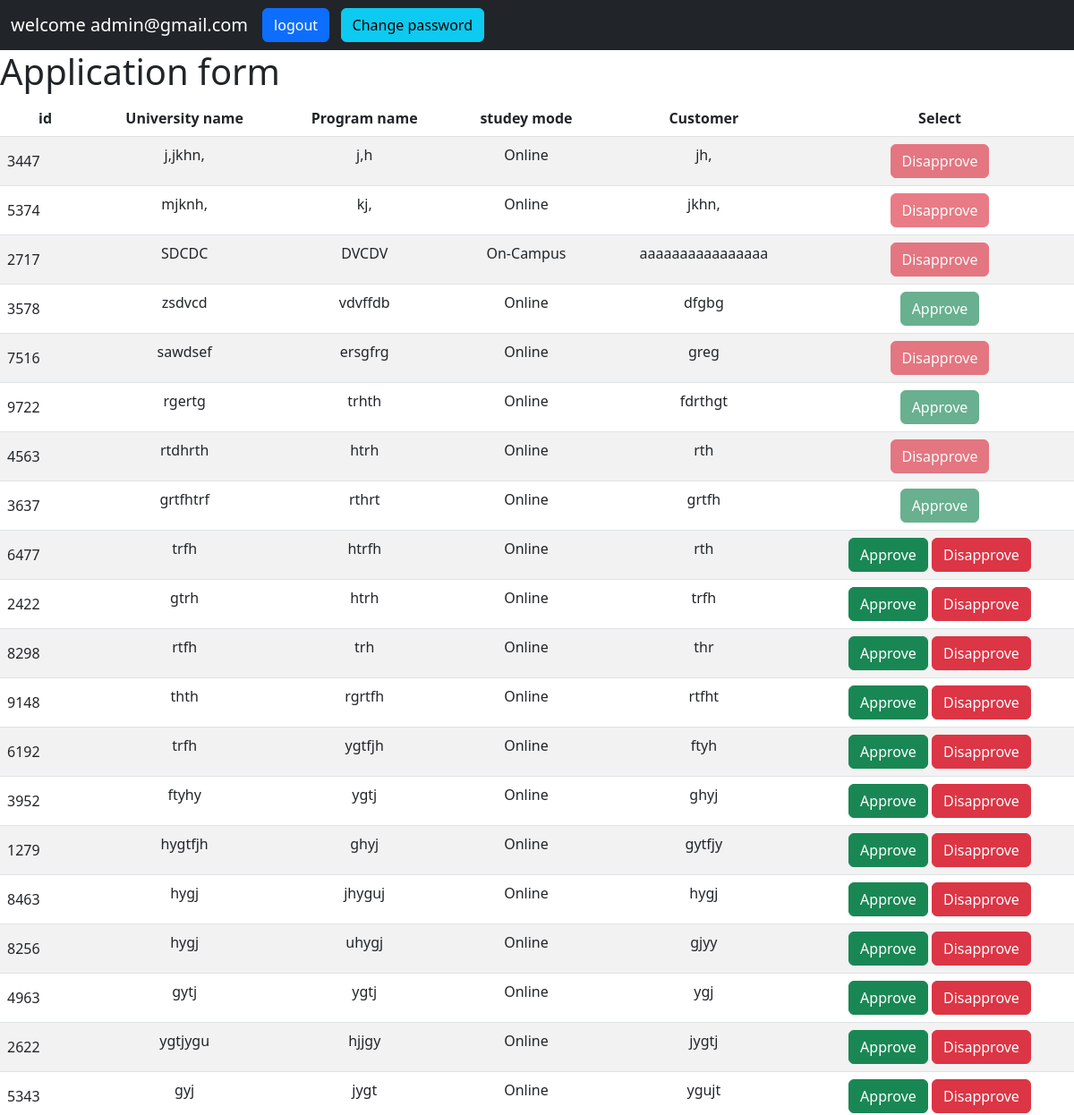
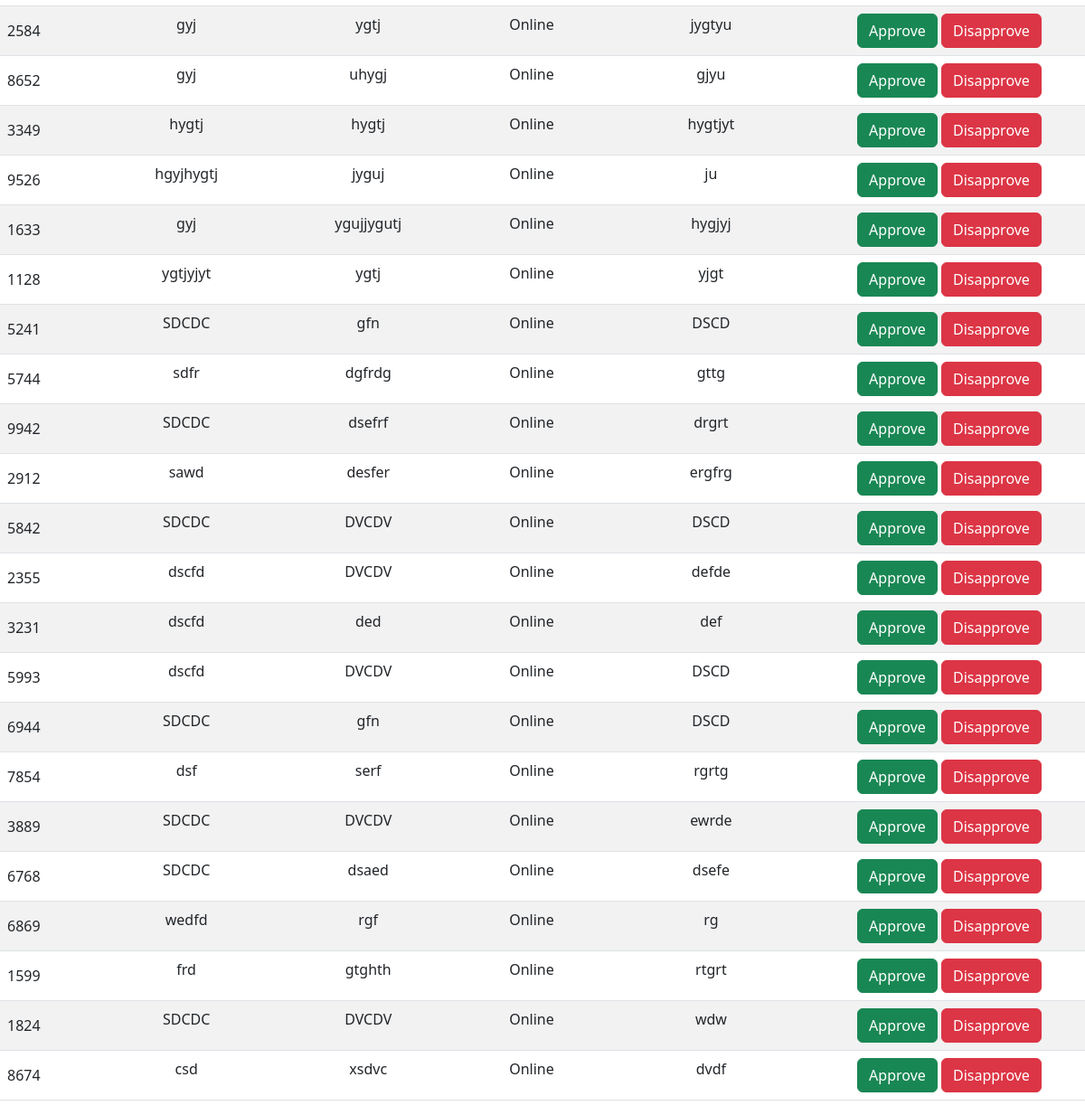
Page /Fdashbord/ (signed in) on the committed database (2 pictures, top to bottom).
### student/models.py (models this page shows)
class application_model(models.Model):
    application_id=models.CharField(max_length=20)
    university_name=models.CharField(max_length=20)
    program_name=models.CharField(max_length=20)
    study_mode=models.CharField(max_length=20)
    customer=models.CharField(max_length=20)
    email=models.EmailField(null=True)
    status=models.CharField(max_length=20,null=True)

### student/views.py (the view)
# urls.py: path('Fdashbord/',views.Facultydashbord,name="facultydashbord"),
def Facultydashbord(request):
    if request.user.is_authenticated:
        a=application_model.objects.all()
        for student in a:
            ntaial_data={
                'id':student.application_id
            }
        fm=approve_from(initial=ntaial_data)
        if request.method == "POST":
            n1=request.POST.get('select')
            print("hjbb",n1)
            user_id = request.POST.get('sid')
            print(user_id)
            user = application_model.objects.get(application_id=user_id)
            print(user)
            print("------------------")
            if request.POST.get('send1'):
                n1='Approved'
                en=application_model.objects.get(application_id=user_id)
                en.status=n1
                en.save()
            elif request.POST.get('send2'):
                n1='Disapproved'
                en=application_model.objects.get(application_id=user_id)
                en.status=n1
                en.save()
        else:
            print("dscfsdfdf")
        data={
        'email':request.session.get('email'),
        'info':a,
        'from':fm
        }
        return render(request,'facultyDashbord.html',data)
    else:
        return redirect('loginform')

### student/forms.py
class approve_from(forms.Form):
    select=forms.CharField(widget=forms.RadioSelect(choices=Approve_choise))

### templates/facultyDashbord.html (shortened to what this page needs)
<!doctype html>
{% load static %}
<html lang="en">
  <head>
    <link href="https://cdn.jsdelivr.net/npm/bootstrap@5.2.0/dist/css/bootstrap.min.css" rel="stylesheet">
  </head>
  <body id="console">
    <nav class="navbar navbar-expand-lg navbar-dark bg-dark">
      <div class="container-fluid">
        <a class="navbar-brand" href="{% url 'facultydashbord' %}">welcome {{email}}</a>
        <div class="collapse navbar-collapse" id="navbarNavDarkDropdown">
          <ul class="navbar-nav">
            <a href="{% url 'user_logout' %}"><button type="submit" class="btn btn-primary"  >logout</button></a>&nbsp;&nbsp;&nbsp;
            <a href="{% url 'changepassword' %}"><button type="submit" class="btn btn-info"  >Change password</button></a>
          </ul>
        </div>
      </div>
    </nav>
      <h1>Application form</h1>
      <div align="center" >
      <form method="POST" align="center" id="form1"  >
        <table class="table table-striped"  >
          <thead>
            <tr>
              <th scope="col">id</th>
              <th scope="col">University name</th>
              <th scope="col">Program name</th>
              <th scope="col">studey mode</th>
              <th scope="col">Customer</th>
              <th scope="col">Select</th>
            </tr>
          </thead>
      <tbody id="tbody">
        {% for student in info %}
        <form method="POST" id="form2" >
          <tr>
            <from>
            <td><input type="text" align="center" size="1%" class="form-control-plaintext" id=""  name="main_id" value="{{student.application_id}}" readonly >
            <td>{{ student.university_name }}</td>
            <td>{{ student.program_name }}</td>
            <td>{{ student.study_mode}}</td>
            <td>{{ student.customer }}</td>
            <td style="width:25%" id="td11" >
              {% if student.status == 'Approved' %}
                  <button type="submit" disabled="disabled" id="main1" class="btn btn-success"  >Approve</button>
              {% elif student.status == 'Disapproved' %}
                <button type="submit"  disabled="disabled"  id="id2" class="btn btn-danger"  >Disapprove</button>
              {% else%}
              <button type="submit" class="btn btn-success btn-Approve"  value="Approved"   data-sid="{{student.application_id}}"  id="data1" name="send1">Approve</button>
              <button type="submit"  class="btn btn-danger btn-Disapprove" value="Disapproved" data-sid="{{student.application_id}}" id="data2" name="send2" >Disapprove</button>
              {% endif  %}
            </td>
          </form>
          </form>
          {% endfor %}
  </div>
  </body>
</html>

### rows in the picture
application_model: main_id "3447", university_name "j,jkhn,", program_name "j,h", study_mode "Online", customer "jh,", status "Disapprove"
application_model: main_id "5374", university_name "mjknh,", program_name "kj,", study_mode "Online", customer "jkhn,", status "Disapprove"
application_model: main_id "2717", university_name "SDCDC", program_name "DVCDV", study_mode "On-Campus", customer "aaaaaaaaaaaaaaaa", status "Disapprove"
application_model: main_id "3578", university_name "zsdvcd", program_name "vdvffdb", study_mode "Online", customer "dfgbg", status "Approve"
application_model: main_id "7516", university_name "sawdsef", program_name "ersgfrg", study_mode "Online", customer "greg", status "Disapprove"
application_model: main_id "9722", university_name "rgertg", program_name "trhth", study_mode "Online", customer "fdrthgt", status "Approve"
application_model: main_id "4563", university_name "rtdhrth", program_name "htrh", study_mode "Online", customer "rth", status "Disapprove"
application_model: main_id "3637", university_name "grtfhtrf", program_name "rthrt", study_mode "Online", customer "grtfh", status "Approve"
application_model: main_id "6477", university_name "trfh", program_name "htrfh", study_mode "Online", customer "rth"
application_model: main_id "2422", university_name "gtrh", program_name "htrh", study_mode "Online", customer "trfh"
application_model: main_id "8298", university_name "rtfh", program_name "trh", study_mode "Online", customer "thr"
application_model: main_id "9148", university_name "thth", program_name "rgrtfh", study_mode "Online", customer "rtfht"
application_model: main_id "6192", university_name "trfh", program_name "ygtfjh", study_mode "Online", customer "ftyh"
application_model: main_id "3952", university_name "ftyhy", program_name "ygtj", study_mode "Online", customer "ghyj"
application_model: main_id "1279", university_name "hygtfjh", program_name "ghyj", study_mode "Online", customer "gytfjy"
application_model: main_id "8463", university_name "hygj", program_name "jhyguj", study_mode "Online", customer "hygj"
application_model: main_id "8256", university_name "hygj", program_name "uhygj", study_mode "Online", customer "gjyy"
application_model: main_id "4963", university_name "gytj", program_name "ygtj", study_mode "Online", customer "ygj"
application_model: main_id "2622", university_name "ygtjygu", program_name "hjjgy", study_mode "Online", customer "jygtj"
application_model: main_id "5343", university_name "gyj", program_name "jygt", study_mode "Online", customer "ygujt"
application_model: main_id "2584", university_name "gyj", program_name "ygtj", study_mode "Online", customer "jygtyu"
application_model: main_id "8652", university_name "gyj", program_name "uhygj", study_mode "Online", customer "gjyu"
application_model: main_id "3349", university_name "hygtj", program_name "hygtj", study_mode "Online", customer "hygtjyt"
application_model: main_id "9526", university_name "hgyjhygtj", program_name "jyguj", study_mode "Online", customer "ju"
application_model: main_id "1633", university_name "gyj", program_name "ygujjygutj", study_mode "Online", customer "hygjyj"
application_model: main_id "1128", university_name "ygtjyjyt", program_name "ygtj", study_mode "Online", customer "yjgt"
application_model: main_id "5241", university_name "SDCDC", program_name "gfn", study_mode "Online", customer "DSCD"
application_model: main_id "5744", university_name "sdfr", program_name "dgfrdg", study_mode "Online", customer "gttg"
application_model: main_id "9942", university_name "SDCDC", program_name "dsefrf", study_mode "Online", customer "drgrt"
application_model: main_id "2912", university_name "sawd", program_name "desfer", study_mode "Online", customer "ergfrg"
application_model: main_id "5842", university_name "SDCDC", program_name "DVCDV", study_mode "Online", customer "DSCD"
application_model: main_id "2355", university_name "dscfd", program_name "DVCDV", study_mode "Online", customer "defde"
application_model: main_id "3231", university_name "dscfd", program_name "ded", study_mode "Online", customer "def"
application_model: main_id "5993", university_name "dscfd", program_name "DVCDV", study_mode "Online", customer "DSCD"
application_model: main_id "6944", university_name "SDCDC", program_name "gfn", study_mode "Online", customer "DSCD"
application_model: main_id "7854", university_name "dsf", program_name "serf", study_mode "Online", customer "rgrtg"
application_model: main_id "3889", university_name "SDCDC", program_name "DVCDV", study_mode "Online", customer "ewrde"
application_model: main_id "6768", university_name "SDCDC", program_name "dsaed", study_mode "Online", customer "dsefe"
application_model: main_id "6869", university_name "wedfd", program_name "rgf", study_mode "Online", customer "rg"
application_model: main_id "1599", university_name "frd", program_name "gtghth", study_mode "Online", customer "rtgrt"
application_model: main_id "1824", university_name "SDCDC", program_name "DVCDV", study_mode "Online", customer "wdw"
application_model: main_id "8674", university_name "csd", program_name "xsdvc", study_mode "Online", customer "dvdf"

### other values in the picture
{{ email }} "admin@gmail.com"
